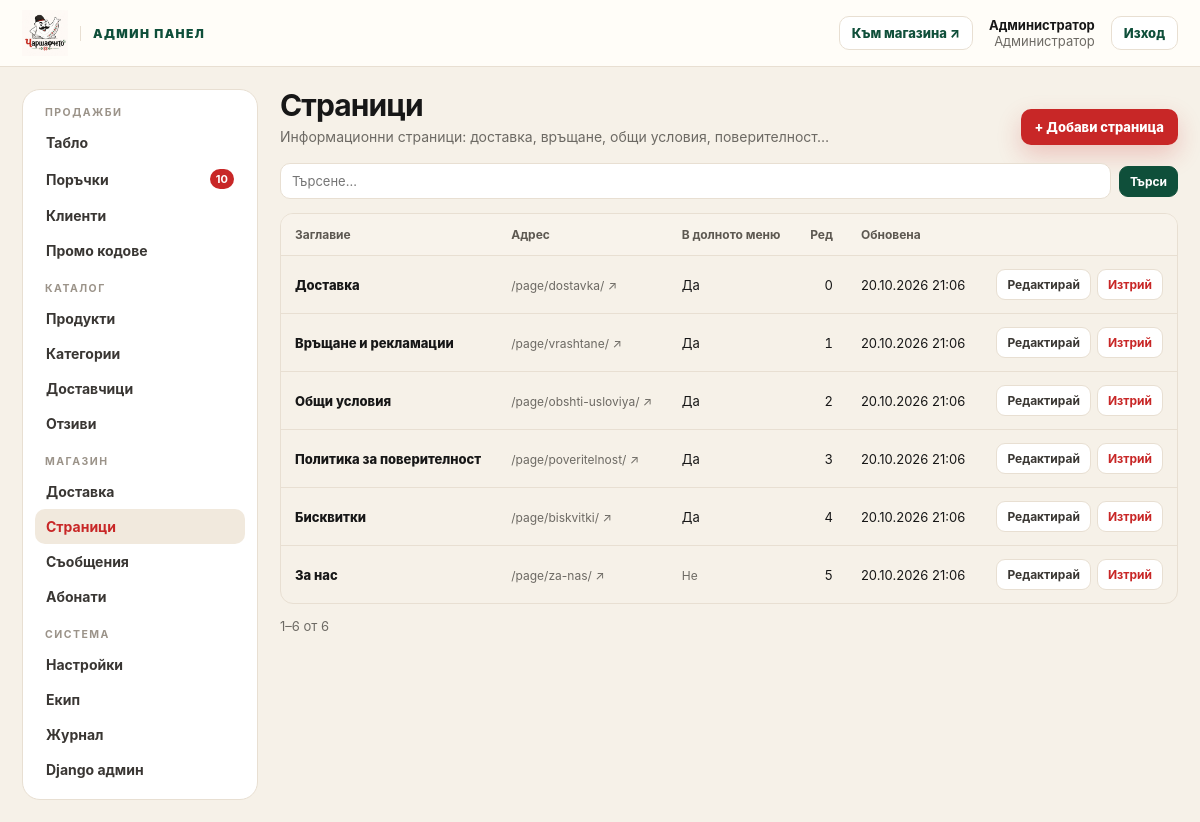
The page /dashboard/pages/ (signed in) on the database its author committed.
### accounts/models.py (models this page shows, shortened)
class User(AbstractUser):
    username = None
    email = models.EmailField("имейл", unique=True)
    phone = models.CharField("телефон", max_length=32, blank=True)
    marketing_consent = models.BooleanField("съгласие за маркетинг", default=False)
    email_verified = models.BooleanField("потвърден имейл", default=False)
    USERNAME_FIELD = "email"
    REQUIRED_FIELDS = []
    objects = UserManager()
    class Meta:
        verbose_name = "потребител"
        verbose_name_plural = "потребители"

### core/models.py (models this page shows, shortened)
class Page(models.Model):
    title = models.CharField("заглавие", max_length=120)
    slug = models.SlugField(unique=True, allow_unicode=True)
    body = models.TextField("съдържание", help_text="Позволен е обикновен HTML.")
    show_in_footer = models.BooleanField("в долното меню", default=True)
    order = models.PositiveIntegerField(default=0)
    updated_at = models.DateTimeField(auto_now=True)
    class Meta:
        ordering = ["order", "title"]
        verbose_name = "страница"
        verbose_name_plural = "страници"
    def get_absolute_url(self):
        from django.urls import reverse
        return reverse("core:page", args=[self.slug])

### dashboard/views/crud.py (the view)
@staff_required
def entity_list(request, entity):
    e = _entity(entity)
    qs = e.queryset()
    q = request.GET.get("q", "").strip()
    if q and e.search:
        cond = Q()
        for field in e.search:
            cond |= Q(**{f"{field}__icontains": q})
        qs = qs.filter(cond)
    active = request.GET.get("active")
    if "active" in e.filters and active in ("1", "0"):
        qs = qs.filter(**{e.filters["active"]: active == "1"})
    return render(request, f"dashboard/{e.key}/list.html", {"e": e, "page": paginate(request, qs)})

### core/context_processors.py (called while the page is built)
def store(request):
    if request.path.startswith(("/static/", "/media/")):
        return {}
    wishlist_ids = set()
    if request.user.is_authenticated:
        wishlist_ids = set(WishlistItem.objects.filter(user=request.user).values_list("product_id", flat=True))
    else:
        wishlist_ids = set(request.session.get("wishlist", []))
    return {
        "store": SiteSettings.load(),
        "cart": Cart(request),
        "wishlist_ids": wishlist_ids,
        "menu_categories": Category.objects.filter(is_active=True, show_in_menu=True, parent__isnull=True),
        "footer_pages": Page.objects.filter(show_in_footer=True),
        "card_payments_enabled": bool(settings.STRIPE_SECRET_KEY),
        "SITE_URL": settings.SITE_URL,
    }

### core/models.py (called while the page is built)
    @classmethod
    def load(cls):
        obj = cache.get(cls.CACHE_KEY)
        if obj is None:
            obj, _ = cls.objects.get_or_create(pk=1)
            cache.set(cls.CACHE_KEY, obj, 300)
        return obj

### dashboard/access.py (called while the page is built)
def _check(request, superuser=False):
    if not request.user.is_authenticated:
        return redirect_to_login(request.get_full_path(), reverse("accounts:login"))
    if not request.user.is_staff or (superuser and not request.user.is_superuser):
        raise PermissionDenied
    return None

def staff_required(view):
    @wraps(view)
    def wrapper(request, *args, **kwargs):
        return _check(request) or view(request, *args, **kwargs)
    return wrapper

def paginate(request, queryset, per_page=PAGE_SIZE):
    return Paginator(queryset, per_page).get_page(request.GET.get("page"))

### dashboard/templatetags/dashboard_tags.py (called while the page is built)
@register.simple_tag
def dashboard_counts():
    return {
        "orders": Order.objects.filter(status=Order.STATUS_NEW).count(),
        "reviews": Review.objects.filter(is_approved=False).count(),
        "messages": ContactMessage.objects.filter(is_read=False).count(),
    }

@register.simple_tag(takes_context=True)
def nav_active(context, *prefixes):
    match = getattr(context["request"], "resolver_match", None)
    name = match.url_name if match else ""
    return "active" if any(name == p or name.startswith(p + "_") for p in prefixes) else ""

### dashboard/views/crud.py (called while the page is built)
def _entity(key):
    entity = ENTITIES.get(key)
    if entity is None:
        from django.http import Http404
        raise Http404
    return entity

    def queryset(self):
        qs = self.model.objects.all()
        if self.annotate:
            qs = qs.annotate(**self.annotate)
        if self.order:
            qs = qs.order_by(*self.order)
        return qs

### dashboard/templates/dashboard/pages/list.html (shortened to what this page needs)
{% extends "dashboard/base.html" %}
{% load dashboard_tags %}
{% block content %}
{% include "dashboard/_list_head.html" with sub="Информационни страници: доставка, връщане, общи условия, поверителност…" %}
<div class="table-wrap"><table class="table d-table">
  <thead><tr><th>Заглавие</th><th>Адрес</th><th>В долното меню</th><th class="num">Ред</th><th>Обновена</th><th></th></tr></thead>
  <tbody>{% for obj in page %}<tr>
    <td><a class="d-strong" href="{% url 'dashboard:pages_edit' obj.pk %}">{{ obj.title }}</a></td>
    <td><a class="d-muted" href="{{ obj.get_absolute_url }}" target="_blank" rel="noopener">{{ obj.get_absolute_url }} ↗</a></td>
    <td>{% if obj.show_in_footer %}Да{% else %}<span class="d-muted">Не</span>{% endif %}</td>
    <td class="num">{{ obj.order }}</td><td>{{ obj.updated_at|date:'d.m.Y H:i' }}</td>
    <td>{% include "dashboard/_row_actions.html" %}</td>
  </tr>{% empty %}<tr><td colspan="6" class="d-empty">Няма страници.</td></tr>{% endfor %}</tbody>
</table></div>
{% include "dashboard/_pager.html" %}
{% endblock %}

### dashboard/templates/dashboard/base.html (shortened to what this page needs)
{% load static dashboard_tags %}<!doctype html>
<html lang="bg">
<head>
  <link rel="stylesheet" href="{% static 'css/store.css' %}">
  <link rel="stylesheet" href="{% static 'css/dashboard.css' %}">
</head>
<body class="d-body">
{% dashboard_counts as counts %}
<header class="d-top">
  <div class="d-top-in">
    <a class="d-brand" href="{% url 'dashboard:home' %}"><img src="{% static 'img/logo.png' %}" alt="{{ store.store_name }}"><span>Админ панел</span></a>
    <a class="d-link" href="/" target="_blank" rel="noopener">Към магазина ↗</a>
    <div class="d-user"><b>{{ request.user.get_full_name|default:request.user.email }}</b>{% if request.user.is_superuser %}Администратор{% else %}Служител{% endif %}</div>
    <form method="post" action="{% url 'accounts:logout' %}">{% csrf_token %}<button class="d-link" type="submit">Изход</button></form>
  </div>
</header>
<div class="d-shell">
  <nav class="d-side" aria-label="Админ навигация">
    <h6>Продажби</h6>
    <a href="{% url 'dashboard:home' %}" class="{% nav_active 'home' %}">Табло</a>
    <a href="{% url 'dashboard:orders' %}" class="{% nav_active 'orders' 'order' 'supplier_order' %}">Поръчки {% if counts.orders %}<span class="d-count">{{ counts.orders }}</span>{% endif %}</a>
    <a href="{% url 'dashboard:customers' %}" class="{% nav_active 'customers' 'customer' 'guest' %}">Клиенти</a>
    <a href="{% url 'dashboard:coupons' %}" class="{% nav_active 'coupons' %}">Промо кодове</a>
    <h6>Каталог</h6>
    <a href="{% url 'dashboard:products' %}" class="{% nav_active 'products' 'product' 'variant' %}">Продукти</a>
    <a href="{% url 'dashboard:categories' %}" class="{% nav_active 'categories' %}">Категории</a>
    <a href="{% url 'dashboard:suppliers' %}" class="{% nav_active 'suppliers' 'supplier' %}">Доставчици</a>
    <a href="{% url 'dashboard:reviews' %}" class="{% nav_active 'reviews' 'review' %}">Отзиви {% if counts.reviews %}<span class="d-count">{{ counts.reviews }}</span>{% endif %}</a>
    <h6>Магазин</h6>
    <a href="{% url 'dashboard:shipping' %}" class="{% nav_active 'shipping' %}">Доставка</a>
    <a href="{% url 'dashboard:pages' %}" class="{% nav_active 'pages' %}">Страници</a>
    <a href="{% url 'dashboard:messages' %}" class="{% nav_active 'messages' 'message' %}">Съобщения {% if counts.messages %}<span class="d-count">{{ counts.messages }}</span>{% endif %}</a>
    <a href="{% url 'dashboard:subscribers' %}" class="{% nav_active 'subscribers' 'subscriber' %}">Абонати</a>
    <h6>Система</h6>
    {% if request.user.is_superuser %}
    <a href="{% url 'dashboard:settings' %}" class="{% nav_active 'settings' %}">Настройки</a>
    <a href="{% url 'dashboard:team' %}" class="{% nav_active 'team' %}">Екип</a>
    {% endif %}
    <a href="{% url 'dashboard:audit' %}" class="{% nav_active 'audit' %}">Журнал</a>
    {% if request.user.is_superuser %}<a href="{% url 'admin:index' %}">Django админ</a>{% endif %}
  </nav>
  <main class="d-main" id="main">
    {% block content %}{% endblock %}
  </main>
</div>
</body>
</html>

### dashboard/templates/dashboard/_row_actions.html
<div class="d-actions"><a class="d-btn" href="{% url 'dashboard:'|add:e.key|add:'_edit' obj.pk %}">Редактирай</a><a class="d-btn danger" href="{% url 'dashboard:'|add:e.key|add:'_delete' obj.pk %}">Изтрий</a></div>

### static/css/store.css (style rules this page uses)
:root { --cream:#fbf7ef; --paper:#fffdf8; --ink:#171717; --muted:#6d6a64; --red:#c82727; --red-dark:#a91e1e; --green:#0f4f3a; --green-2:#1f6e50; --line:#e8dfd2; --gold:#e2a126; --shadow:0 18px 45px rgba(25,16,8,.08); --radius:22px; --radius-sm:14px; --max:1220px; }
* { box-sizing:border-box }
html { scroll-behavior:smooth }
body { margin:0;font-family:Inter,ui-sans-serif,system-ui,-apple-system,BlinkMacSystemFont,"Segoe UI",sans-serif;color:var(--ink);background:var(--cream) }
button,input,select,textarea { font:inherit }
button { cursor:pointer }
a { color:inherit;text-decoration:none }
img { max-width:100%;display:block }
.table-wrap { overflow:auto;border:1px solid var(--line);border-radius:13px }
.table { width:100%;border-collapse:collapse;min-width:720px }
.table th,.table td { padding:13px 14px;border-bottom:1px solid var(--line);text-align:left;font-size:13px }
.table th { background:#f8f3eb;color:#5d5851;font-size:12px }
.table tr:last-child td { border-bottom:0 }

### static/css/dashboard.css (style rules this page uses)
body.d-body { background:#f6f1e8;min-height:100vh }
.d-top { position:sticky;top:0;z-index:40;background:rgba(255,253,248,.97);backdrop-filter:blur(12px);border-bottom:1px solid var(--line) }
.d-top-in { display:flex;align-items:center;gap:16px;padding:10px 22px }
.d-brand { display:flex;align-items:center;gap:12px;font-weight:900;color:var(--green) }
.d-brand img { height:46px;width:auto }
.d-brand span { font-size:12px;letter-spacing:.12em;text-transform:uppercase;border-left:1px solid var(--line);padding-left:12px }
.d-top a.d-link,.d-top button.d-link { font-size:13px;font-weight:800;color:var(--green);border:1px solid var(--line);background:#fff;border-radius:10px;padding:8px 12px }
.d-user { font-size:13px;color:var(--muted);text-align:right;line-height:1.25 }
.d-user b { display:block;color:var(--ink) }
.d-shell { display:grid;grid-template-columns:236px minmax(0,1fr);gap:22px;padding:22px;max-width:1500px;margin:0 auto }
.d-side { background:#fff;border:1px solid var(--line);border-radius:18px;padding:12px;height:max-content;position:sticky;top:88px }
.d-side h6 { margin:14px 10px 6px;font-size:10.5px;letter-spacing:.14em;text-transform:uppercase;color:#9b9389 }
.d-side h6:first-child { margin-top:4px }
.d-side a { display:flex;align-items:center;justify-content:space-between;gap:8px;padding:9px 11px;border-radius:10px;font-weight:700;font-size:14px;color:#393633 }
.d-side a.active { background:#f1e9dd;color:var(--red) }
.d-count { background:var(--red);color:#fff;border-radius:999px;font-size:11px;min-width:20px;height:20px;padding:0 6px;display:grid;place-items:center }
.d-main { min-width:0 }
.d-table { min-width:640px }
.d-table td { vertical-align:middle }
.d-table .num { text-align:right;font-variant-numeric:tabular-nums;white-space:nowrap }
.d-table th.num { text-align:right }
.d-muted { color:var(--muted);font-size:12px }
.d-strong { font-weight:800 }
.d-actions { display:flex;gap:6px;justify-content:flex-end;flex-wrap:wrap }
.d-table .d-actions { flex-wrap:nowrap }
.d-btn { border:1px solid var(--line);background:#fff;border-radius:9px;padding:7px 10px;font-size:12px;font-weight:700;color:#3a3733;display:inline-flex;align-items:center;gap:5px;white-space:nowrap;cursor:pointer }
.d-btn.danger { color:var(--red) }

### rows shown on the page
User: user.get_full_name "Администратор"
Page: title "Доставка", get_absolute_url "/page/dostavka/", show_in_footer "Да", order "0", updated_at "20.10.2026 21:06"
Page: title "Връщане и рекламации", get_absolute_url "/page/vrashtane/", show_in_footer "Да", order "1", updated_at "20.10.2026 21:06"
Page: title "Общи условия", get_absolute_url "/page/obshti-usloviya/", show_in_footer "Да", order "2", updated_at "20.10.2026 21:06"
Page: title "Политика за поверителност", get_absolute_url "/page/poveritelnost/", show_in_footer "Да", order "3", updated_at "20.10.2026 21:06"
Page: title "Бисквитки", get_absolute_url "/page/biskvitki/", show_in_footer "Да", order "4", updated_at "20.10.2026 21:06"
Page: title "За нас", get_absolute_url "/page/za-nas/", show_in_footer "Не", order "5", updated_at "20.10.2026 21:06"

### other values the page prints
{{ counts.orders }} "10"
{{ e.title }} "Страници"
{{ sub }} "Информационни страници: доставка, връщане, общи условия, поверителност…"
{{ e.singular }} "страница"
{{ page.start_index }} "1"
{{ page.end_index }} "6"
{{ page.paginator.count }} "6"
